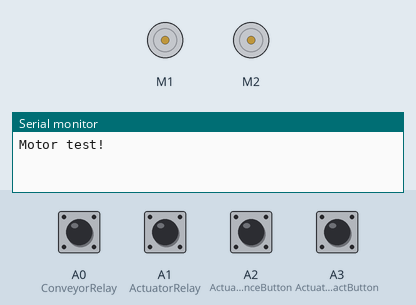
The sketch below on a simulated Arduino Uno, built with avr-gcc and run on an emulated ATmega328P. On the bench: 2 × DC motor (green arrow = forward, orange = backward, longer = faster), the last lines printed to the serial monitor. Inputs (shaded band) come from the test bench; at power-on: A0 (ConveyorRelay), A1 (ActuatorRelay), A2 (ActuatorAdvanceButton), A3 (ActuatorRetractButton) HIGH.

Above: at 1.2 s.
1.3 s: A1 (ActuatorRelay) pulled LOW for 0.15 s
At 2.1 s:
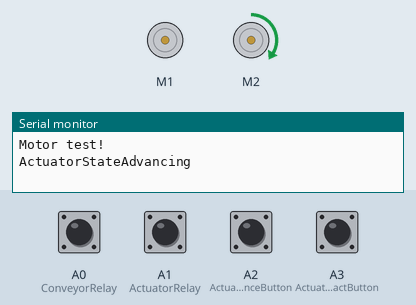
2.9 s: A2 (ActuatorAdvanceButton) pulled LOW for 0.15 s
At 3.5 s:
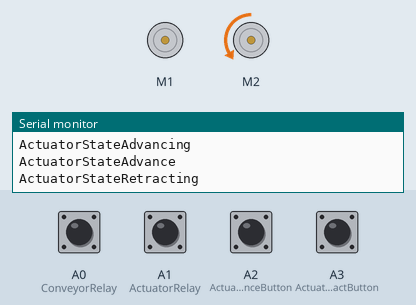
4.5 s: A0 (ConveyorRelay) pulled LOW for 0.15 s
At 4.58 s:
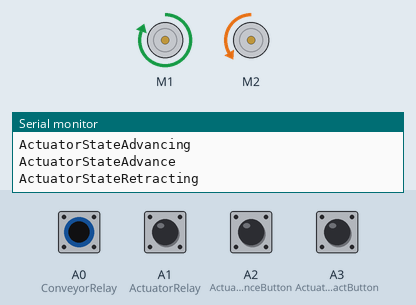
6.1 s: A3 (ActuatorRetractButton) pulled LOW for 0.15 s
At 7.3 s:
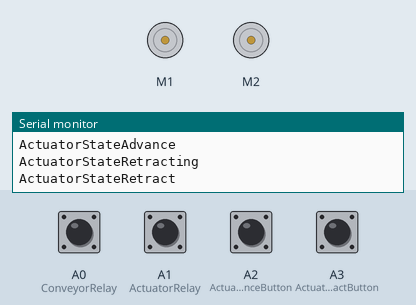
7.7 s: A0 (ConveyorRelay) pulled LOW for 1 s
At 8.5 s:
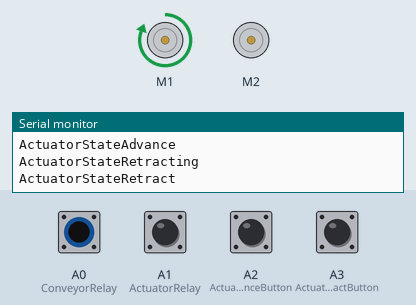
10.2 s: A1 (ActuatorRelay) pulled LOW for 1 s
At 11.0 s:
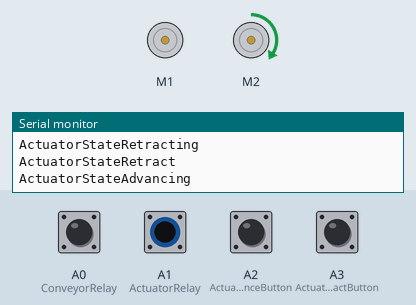
Timing chart, 0 to 13.2 s (numbered marks = the images above; inputs shaded):
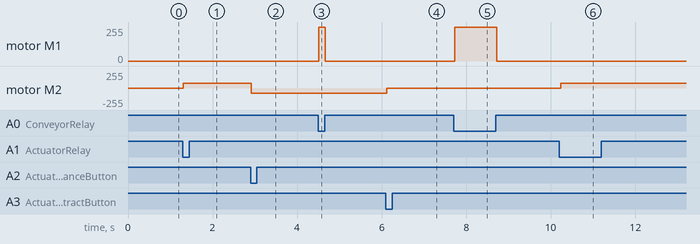

The sketch:

Rejector.ino
```cpp
#include <AFMotor.h>


//Inputs/Buttons
#define ConveyorRelay A0
#define ActuatorRelay A1
#define ActuatorAdvanceButton A2
#define ActuatorRetractButton A3

#define ActuatorStateAdvancing 0
#define ActuatorStateAdvance 1
#define ActuatorStateRetracting 2
#define ActuatorStateRetract 3

#define ActuatorSpeed 75
#define ConveyorSpeed 255

int CurrentActuatorState = ActuatorStateRetract;

AF_DCMotor conveyor(1);
AF_DCMotor actuator(2);

void setup() {
  Serial.begin(9600);           // set up Serial library at 9600 bps
  Serial.println("Motor test!");

  // turn on conveyor
  conveyor.setSpeed(0);
  conveyor.run(RELEASE);

  // turn on actuator
  actuator.setSpeed(0);
  actuator.run(RELEASE);

  // Button Modes
  pinMode(ConveyorRelay, INPUT_PULLUP);
  pinMode(ActuatorRelay, INPUT_PULLUP);
  pinMode(ActuatorAdvanceButton, INPUT_PULLUP);
  pinMode(ActuatorRetractButton, INPUT_PULLUP);
}

//Actuator State Machine
void ControlActuator(int input){
  int buttonval = 0;
  if(CurrentActuatorState == ActuatorStateRetract){
    //We are retracted, wait for command to advance
    if(input == 0){
      Serial.println("ActuatorStateAdvancing");
      CurrentActuatorState = ActuatorStateAdvancing;
    }
    else{
      actuator.run(BACKWARD);
      actuator.setSpeed(0);
    }
  }
  if(CurrentActuatorState == ActuatorStateAdvancing){
    //Advance until we hit button
    buttonval = digitalRead(ActuatorAdvanceButton);
    if(buttonval == 1){
      actuator.run(FORWARD);
      actuator.setSpeed(ActuatorSpeed);
    }
    else{
      actuator.run(FORWARD);
      actuator.setSpeed(0);
      CurrentActuatorState = ActuatorStateAdvance;
      Serial.println("ActuatorStateAdvance");
    }
  }
  if(CurrentActuatorState == ActuatorStateAdvance){
    //We are advanced, wait for command to go back
    if(input == 1){
      Serial.println("ActuatorStateRetracting");
      CurrentActuatorState = ActuatorStateRetracting;
    }
    else{
      actuator.run(FORWARD);
      actuator.setSpeed(0);
    }
  }
  if(CurrentActuatorState == ActuatorStateRetracting){
    //Retract until we hit the button
    buttonval = digitalRead(ActuatorRetractButton);
    if(buttonval == 1){
      actuator.run(BACKWARD);
      actuator.setSpeed(ActuatorSpeed);
    }
    else{
      actuator.run(BACKWARD);
      actuator.setSpeed(0);
      CurrentActuatorState = ActuatorStateRetract;
      Serial.println("ActuatorStateRetract");
    }
  }
}

//Conveyor State Machine
void ControlConveyor(int input){
  if(input == 1){
    //stop
    conveyor.run(FORWARD);
    conveyor.setSpeed(0);
  }
  if(input == 0){
    //run
    conveyor.run(FORWARD);
    conveyor.setSpeed(ConveyorSpeed);
  }

}

void loop() {
  //read values
  int ConveyorInput = digitalRead(ConveyorRelay);
  int ActuatorInput = digitalRead(ActuatorRelay);

  //control states
  ControlActuator(ActuatorInput);
  ControlConveyor(ConveyorInput);

  //0.05 second loop
  delay(50);
}
```

Measured:
- after the input at 1.3 s, motor M2: stopped → forward 75/255 at once
- after the input at 2.9 s, motor M2: forward 75/255 → backward 75/255 at once
- after the input at 4.5 s, motor M1: stopped → forward 255/255 at once, → stopped 0.15 s later
- after the input at 6.1 s, motor M2: backward 75/255 → stopped at once
- after the input at 7.7 s, motor M1: stopped → forward 255/255 at once, → stopped 1.0 s later
- after the input at 10.2 s, motor M2: stopped → forward 75/255 at once
